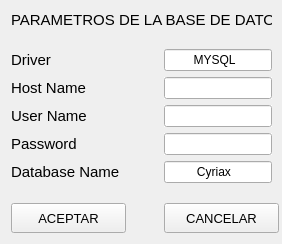
<?xml version="1.0" encoding="UTF-8"?>
<ui version="4.0">
 <class>confBD</class>
 <widget class="QWidget" name="confBD">
  <property name="geometry">
   <rect>
    <x>0</x>
    <y>0</y>
    <width>282</width>
    <height>244</height>
   </rect>
  </property>
  <property name="sizePolicy">
   <sizepolicy hsizetype="Preferred" vsizetype="Preferred">
    <horstretch>0</horstretch>
    <verstretch>0</verstretch>
   </sizepolicy>
  </property>
  <property name="minimumSize">
   <size>
    <width>282</width>
    <height>244</height>
   </size>
  </property>
  <property name="maximumSize">
   <size>
    <width>282</width>
    <height>244</height>
   </size>
  </property>
  <property name="baseSize">
   <size>
    <width>0</width>
    <height>0</height>
   </size>
  </property>
  <property name="windowTitle">
   <string>Conexión con la BD</string>
  </property>
  <layout class="QGridLayout" name="gridLayout">
   <item row="6" column="2">
    <widget class="QLineEdit" name="lineEdit_5">
     <property name="text">
      <string>         Cyriax</string>
     </property>
    </widget>
   </item>
   <item row="5" column="2">
    <widget class="QLineEdit" name="lineEdit_4">
     <property name="autoFillBackground">
      <bool>true</bool>
     </property>
     <property name="echoMode">
      <enum>QLineEdit::Password</enum>
     </property>
    </widget>
   </item>
   <item row="3" column="2">
    <widget class="QLineEdit" name="lineEdit_2">
     <property name="autoFillBackground">
      <bool>true</bool>
     </property>
     <property name="text">
      <string/>
     </property>
    </widget>
   </item>
   <item row="2" column="0">
    <widget class="QLabel" name="label_2">
     <property name="font">
      <font>
       <family>Cantarell</family>
       <pointsize>11</pointsize>
      </font>
     </property>
     <property name="text">
      <string>Driver</string>
     </property>
    </widget>
   </item>
   <item row="3" column="0">
    <widget class="QLabel" name="label_3">
     <property name="font">
      <font>
       <family>Cantarell</family>
       <pointsize>11</pointsize>
      </font>
     </property>
     <property name="text">
      <string>Host Name</string>
     </property>
    </widget>
   </item>
   <item row="6" column="0">
    <widget class="QLabel" name="label_6">
     <property name="font">
      <font>
       <family>Cantarell</family>
       <pointsize>11</pointsize>
      </font>
     </property>
     <property name="text">
      <string>Database Name</string>
     </property>
    </widget>
   </item>
   <item row="8" column="0">
    <widget class="QPushButton" name="pushButton">
     <property name="minimumSize">
      <size>
       <width>115</width>
       <height>30</height>
      </size>
     </property>
     <property name="maximumSize">
      <size>
       <width>115</width>
       <height>30</height>
      </size>
     </property>
     <property name="font">
      <font>
       <family>Cantarell</family>
       <pointsize>10</pointsize>
      </font>
     </property>
     <property name="text">
      <string>ACEPTAR</string>
     </property>
    </widget>
   </item>
   <item row="2" column="2">
    <widget class="QLineEdit" name="lineEdit">
     <property name="autoFillBackground">
      <bool>false</bool>
     </property>
     <property name="text">
      <string>        MYSQL</string>
     </property>
    </widget>
   </item>
   <item row="4" column="0">
    <widget class="QLabel" name="label_4">
     <property name="font">
      <font>
       <family>Cantarell</family>
       <pointsize>11</pointsize>
      </font>
     </property>
     <property name="text">
      <string>User Name</string>
     </property>
    </widget>
   </item>
   <item row="4" column="2">
    <widget class="QLineEdit" name="lineEdit_3">
     <property name="autoFillBackground">
      <bool>true</bool>
     </property>
    </widget>
   </item>
   <item row="8" column="2">
    <widget class="QPushButton" name="pushButton_2">
     <property name="minimumSize">
      <size>
       <width>115</width>
       <height>30</height>
      </size>
     </property>
     <property name="maximumSize">
      <size>
       <width>115</width>
       <height>30</height>
      </size>
     </property>
     <property name="font">
      <font>
       <family>Cantarell</family>
       <pointsize>10</pointsize>
      </font>
     </property>
     <property name="text">
      <string>CANCELAR</string>
     </property>
    </widget>
   </item>
   <item row="0" column="0" colspan="3">
    <widget class="QLabel" name="label">
     <property name="font">
      <font>
       <family>Cantarell</family>
       <pointsize>11</pointsize>
      </font>
     </property>
     <property name="text">
      <string>PARAMETROS DE LA BASE DE DATOS</string>
     </property>
    </widget>
   </item>
   <item row="1" column="0">
    <spacer name="verticalSpacer">
     <property name="orientation">
      <enum>Qt::Vertical</enum>
     </property>
     <property name="sizeHint" stdset="0">
      <size>
       <width>20</width>
       <height>40</height>
      </size>
     </property>
    </spacer>
   </item>
   <item row="5" column="0">
    <widget class="QLabel" name="label_5">
     <property name="font">
      <font>
       <family>Cantarell</family>
       <pointsize>11</pointsize>
      </font>
     </property>
     <property name="text">
      <string>Password</string>
     </property>
    </widget>
   </item>
   <item row="7" column="0">
    <spacer name="verticalSpacer_2">
     <property name="orientation">
      <enum>Qt::Vertical</enum>
     </property>
     <property name="sizeHint" stdset="0">
      <size>
       <width>20</width>
       <height>40</height>
      </size>
     </property>
    </spacer>
   </item>
   <item row="8" column="1">
    <spacer name="horizontalSpacer">
     <property name="orientation">
      <enum>Qt::Horizontal</enum>
     </property>
     <property name="sizeHint" stdset="0">
      <size>
       <width>40</width>
       <height>20</height>
      </size>
     </property>
    </spacer>
   </item>
  </layout>
 </widget>
 <tabstops>
  <tabstop>lineEdit</tabstop>
  <tabstop>lineEdit_2</tabstop>
  <tabstop>lineEdit_3</tabstop>
  <tabstop>lineEdit_4</tabstop>
  <tabstop>lineEdit_5</tabstop>
  <tabstop>pushButton</tabstop>
  <tabstop>pushButton_2</tabstop>
 </tabstops>
 <resources/>
 <connections/>
</ui>
